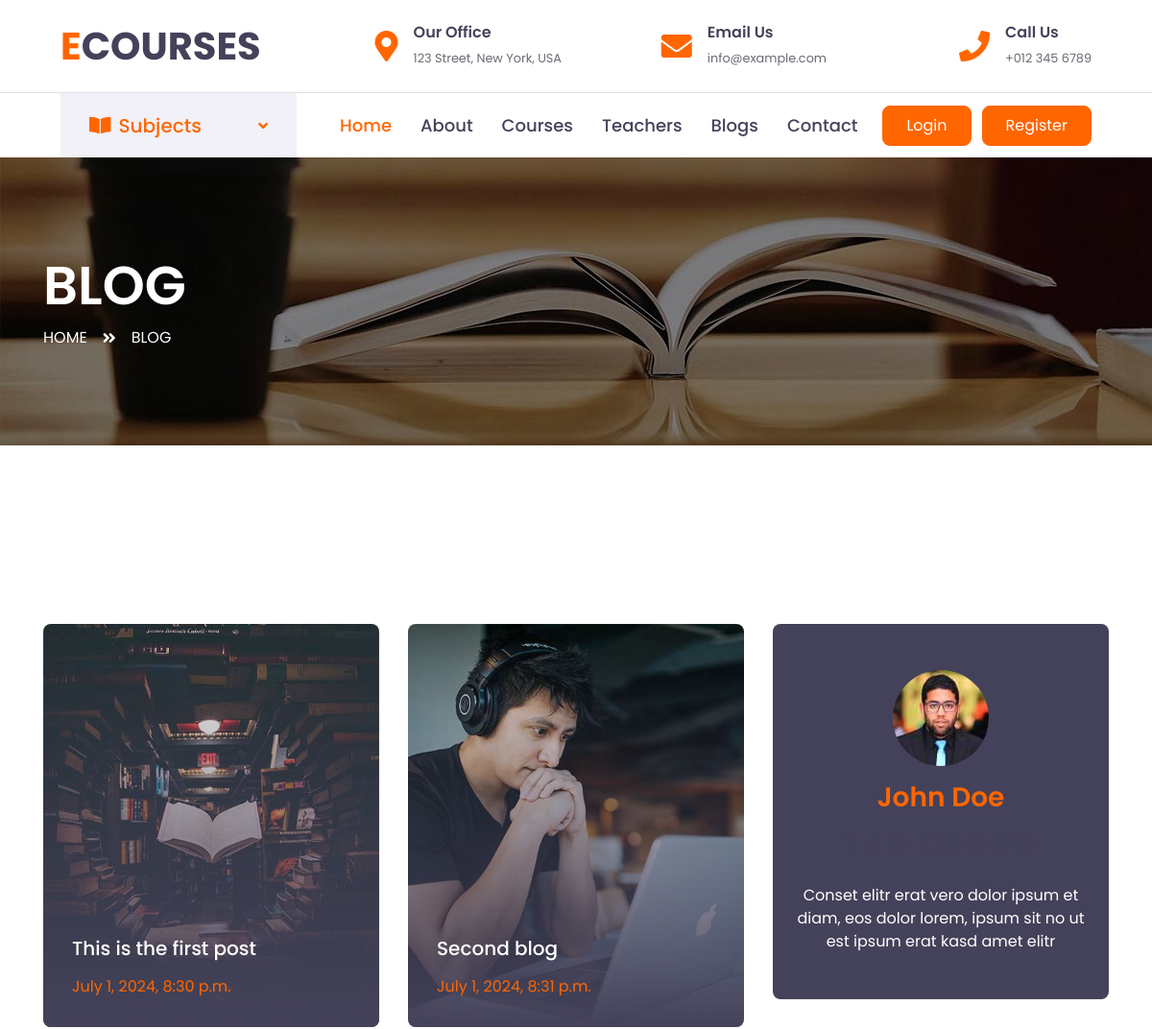
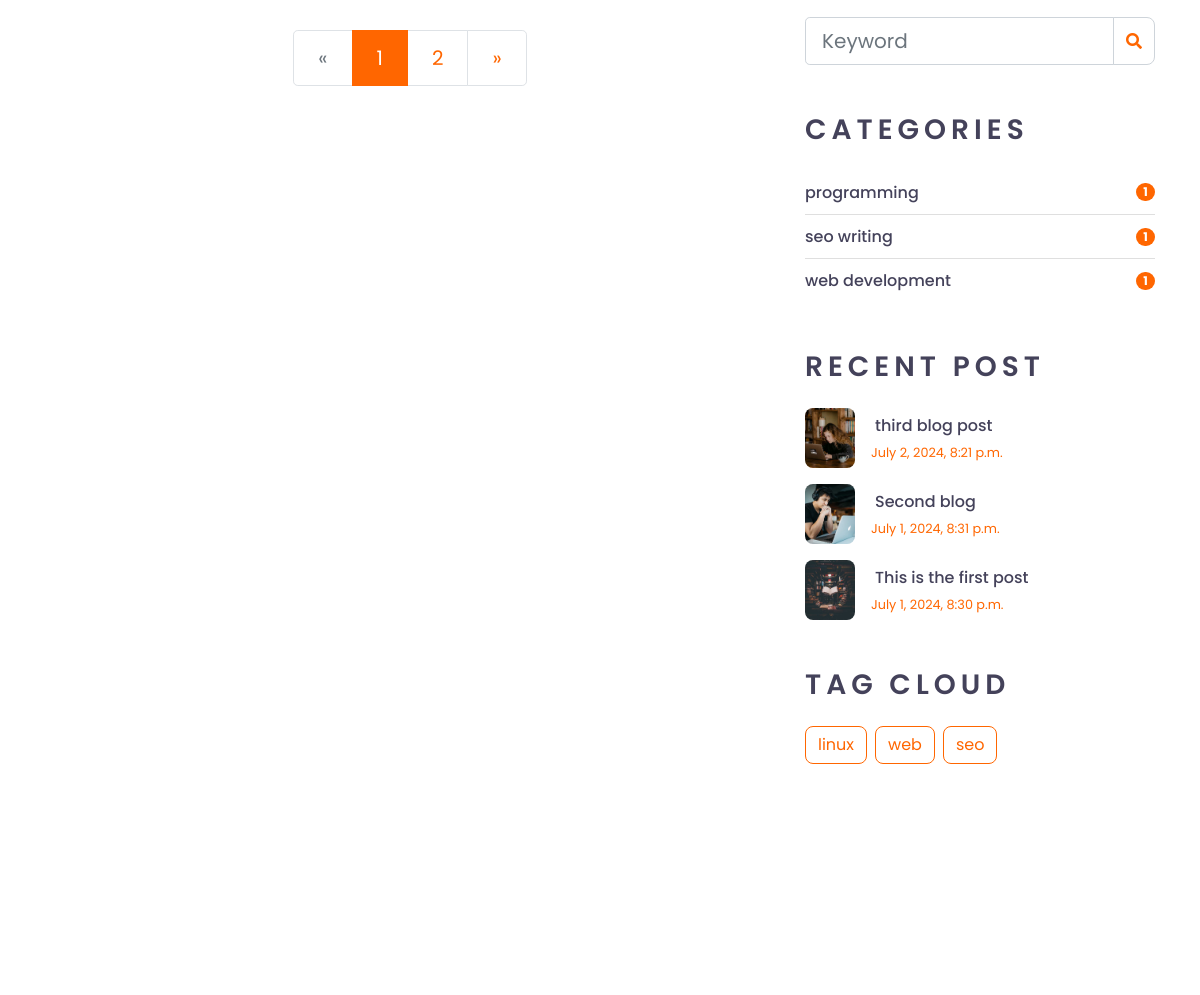
/blog/ (upper part), run on an earlier commit of the app's database (2 pictures, top to bottom).
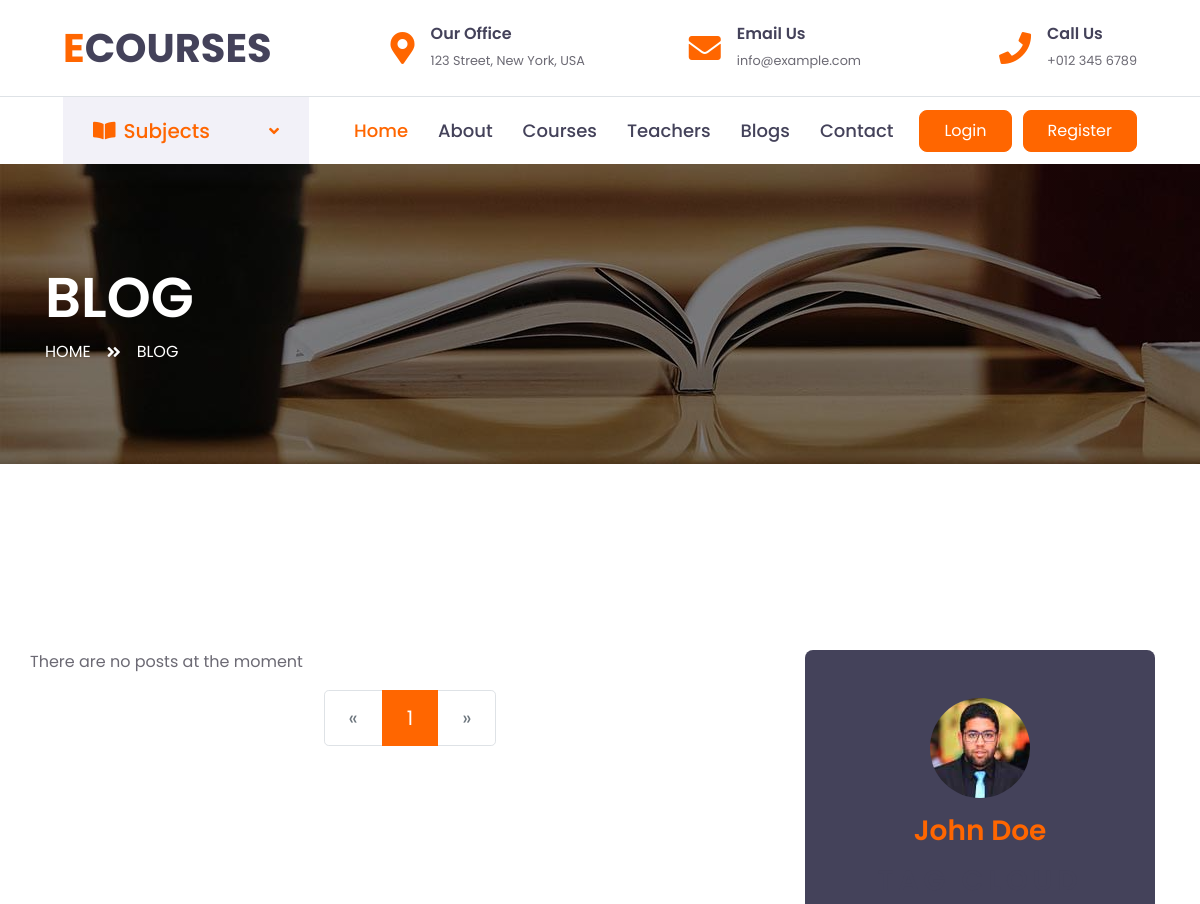
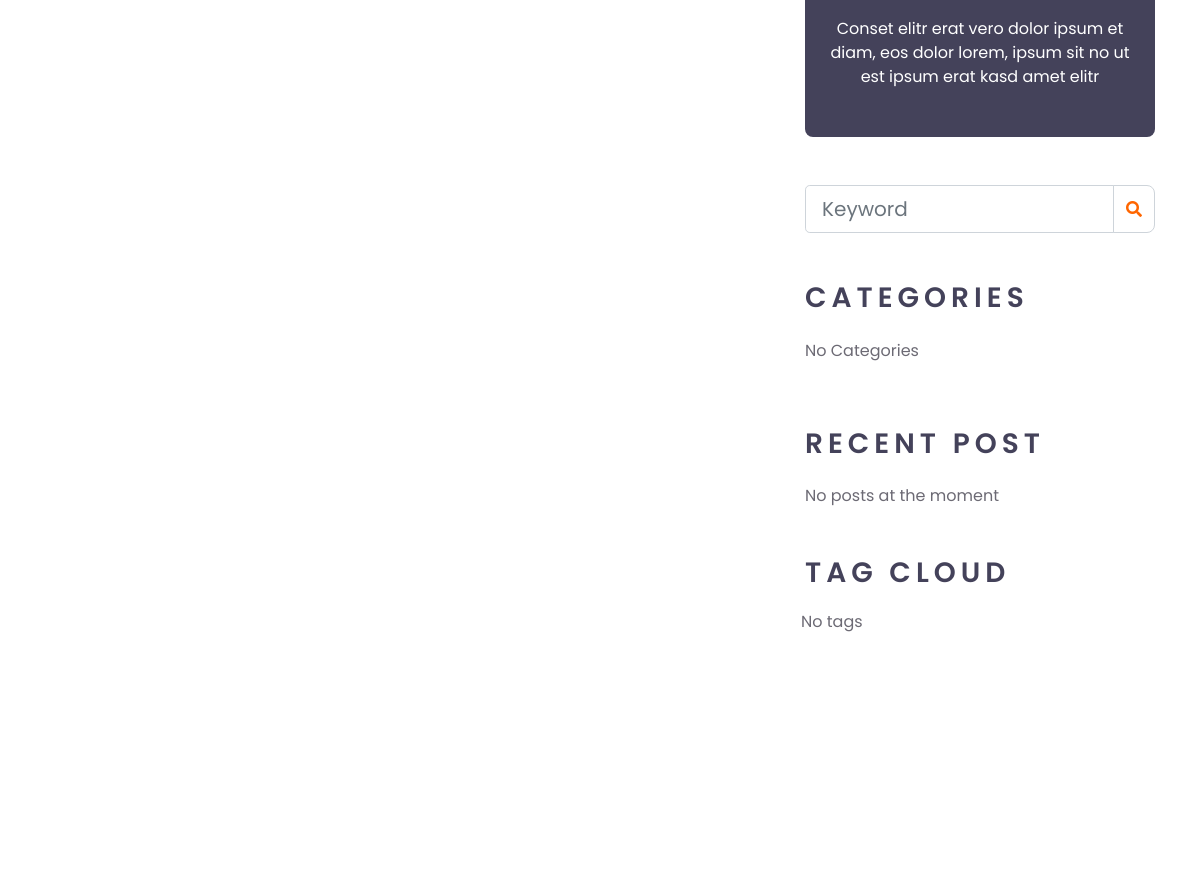
And on a later commit of the database (2 pictures, top to bottom).
### blogapp/models.py (models this page shows, shortened)
class Post(models.Model):
    title = models.CharField(max_length=150)
    image = models.ImageField(upload_to="blogimages")
    url = models.SlugField(unique=True)
    content = RichTextField()
    created_at = models.DateTimeField(auto_now_add=True)
    category = models.ForeignKey(Category,on_delete=models.CASCADE,related_name='post')
    tags = models.ManyToManyField(Tags)
    published = models.BooleanField(default=True)
    class Meta:
        verbose_name ="Post"
        verbose_name_plural = "Posts"

class Category(models.Model):
    name = models.CharField(max_length=50)
    url = models.SlugField(unique=True)
    class Meta:
        verbose_name ="Category"
        verbose_name_plural = "Categories"

class Tags(models.Model):
    name = models.CharField(max_length=50)
    url = models.SlugField(unique=True)
    class Meta:
        verbose_name ="Tag"
        verbose_name_plural = "Tags"

### blogapp/views.py (the view)
# urls.py: path("blog/",views.blog,name='blog'),
def blog(request):
    blogposts = Post.objects.filter(published= True)
    blog_categories = Category.objects.annotate(blog_count=models.Count('post'))
    recent_blogs = Post.objects.order_by('-created_at')[:3]
    blog_tags = Tags.objects.all()
    paginator_instance = Paginator(blogposts,2)
    page = request.GET.get('page')
    try:
        blogposts = paginator_instance.page(page)
    except PageNotAnInteger:
        blogposts = paginator_instance.page(1)
    except EmptyPage:
        blogposts = paginator_instance.page(paginator_instance.num_pages)
    context = {
        'blogposts':blogposts,
        'blog_categories':blog_categories,
        'recent_blogs':recent_blogs,
        'blog_tags':blog_tags
        }
    return render(request,'blog.html',context)

### templates/blog.html (shortened to what this page needs)
{% extends "base.html" %}
{% load static %}
    {% block body %}
    <div class="container-fluid page-header" style="margin-bottom: 90px;">
        <div class="container">
            <div class="d-flex flex-column justify-content-center" style="min-height: 300px">
                <h3 class="display-4 text-white text-uppercase">Blog</h3>
                <div class="d-inline-flex text-white">
                    <p class="m-0 text-uppercase"><a class="text-white" href="">Home</a></p>
                    <i class="fa fa-angle-double-right pt-1 px-3"></i>
                    <p class="m-0 text-uppercase">Blog</p>
                </div>
            </div>
        </div>
    </div>
    <div class="container-fluid py-5">
        <div class="container py-5">
            <div class="row">
                <div class="col-lg-8">
                    <div class="row pb-3">
                        {% if blogposts %}
                        {% for blogpost in blogposts %}
                        <div class="col-lg-6 mb-4">
                            <div class="blog-item position-relative overflow-hidden rounded mb-2">
                                <img class="img-fluid" src="{{blogpost.image.url}}" alt="{{blogpost.title}}">
                                <a class="blog-overlay text-decoration-none" href="{% url "blog_details" blogpost.url %}">
                                    <h5 class="text-white mb-3">{{blogpost.title}}</h5>
                                    <p class="text-primary m-0">{{blogpost.created_at}}</p>
                                </a>
                            </div>
                        </div>
                        {% endfor %}
                       {% else %}
                       <p> There are no posts at the moment </p>
                       {% endif %}
                        <div class="col-12">
                            <nav aria-label="Page navigation">
                                <ul class="pagination pagination-lg justify-content-center mb-0">
                                {% if blogposts.has_previous %}
                                  <li class="page-item">
                                    <a class="page-link" href="?page={{blogposts.previous_page_number}}" aria-label="Previous">
                                      <span aria-hidden="true">&laquo;</span>
                                      <span class="sr-only">Previous</span>
                                    </a>
                                  </li>
                                  {% else %}
                                  <li class="page-item disabled">
                                    <a class="page-link" href="#" aria-label="Previous">
                                      <span aria-hidden="true">&laquo;</span>
                                    </a>
                                  </li>
                                  {% endif %}
                                  {% for num in blogposts.paginator.page_range %}
                                  {% if num == blogposts.number %}
                                  <li class="page-item active"><a class="page-link" href="#">{{num}}</a></li>
                                  {% else %}
                                  <li class="page-item"><a class="page-link" href="?page={{num}}">{{num}}</a></li>
                                    {% endif %}
                                  {% endfor %}
                                  {% if blogposts.has_next %}
                                  <li class="page-item">
                                    <a class="page-link" href="?page={{blogposts.next_page_number}}" aria-label="Next">
                                      <span aria-hidden="true">&raquo;</span>
                                    </a>
                                  </li>
                                {% else %}
                                <li class="page-item disabled">
                                    <a class="page-link" href="" aria-label="Next">
                                      <span aria-hidden="true">&raquo;</span>
                                    </a>
                                  </li>
                                {% endif %}
                                </ul>
                              </nav>
                        </div>
                    </div>
                </div>
                <div class="col-lg-4 mt-5 mt-lg-0">
                    <div class="d-flex flex-column text-center bg-dark rounded mb-5 py-5 px-4">
                        <img src="{% static "img/user.jpg" %}" class="img-fluid rounded-circle mx-auto mb-3" style="width: 100px;">
                        <h3 class="text-primary mb-3">John Doe</h3>
                        <h3 class="text-uppercase mb-4" style="letter-spacing: 5px;">Tag Cloud</h3>
                        <p class="text-white m-0">Conset elitr erat vero dolor ipsum et diam, eos dolor lorem, ipsum sit no ut est  ipsum erat kasd amet elitr</p>
                    </div>
                    <div class="mb-5">
                        <form method="get" action="{% url 'blog_search' %}">
                            <div class="input-group">
                                <input type="text" name="q" class="form-control form-control-lg" placeholder="Keyword" required/>
                                <div class="input-group-append">
                                    <span class="input-group-text bg-transparent text-primary"><i
                                            class="fa fa-search"></i></span>
                                </div>
                            </div>
                        </form>
                    </div>
                    <div class="mb-5">
                        <h3 class="text-uppercase mb-4" style="letter-spacing: 5px;">Categories</h3>
                        <ul class="list-group list-group-flush">
                            {% if blog_categories %}
                            {% for blog_category in blog_categories %}
                            <li class="list-group-item d-flex justify-content-between align-items-center px-0">
                                <a href="{% url "post_list_by_category" blog_category.url %}" class="text-decoration-none h6 m-0">{{blog_category.name}}</a>
                                <span class="badge badge-primary badge-pill">{{blog_category.blog_count}}</span>
                            </li>
                            {% endfor %}
                            {% else %}
                            <p> No Categories </p>
                            {% endif %}
                        </ul>
                    </div>
                    <div class="mb-5">
                        <h3 class="text-uppercase mb-4" style="letter-spacing: 5px;">Recent Post</h3>
                        {% if recent_blogs %}
                        {% for recent_blog in recent_blogs %}
                        <a class="d-flex align-items-center text-decoration-none mb-3" href="{% url "blog_details" recent_blog.url %}">
                            <img class="img-fluid rounded" width="50px" height="50px" src="{{recent_blog.image.url}}" alt="{{recent_blog.title}}">
                            <div class="pl-3">
                                <h6 class="m-1">{{recent_blog.title}}</h6>
                                <small>{{recent_blog.created_at}}</small>
                            </div>
                        </a>
                        {% endfor %}
                       {% else %}
                       <p> No posts at the moment</p>
                       {% endif %}
                    </div>
                    <div class="mb-5">
                        <h3 class="text-uppercase mb-4" style="letter-spacing: 5px;">Tag Cloud</h3>
                        <div class="d-flex flex-wrap m-n1">
                            {% if blog_tags %}
                            {% for blog_tag in blog_tags %}
                            <a href="{% url "post_list_by_tags" blog_tag.url %}" class="btn btn-outline-primary m-1">{{blog_tag.name}}</a>
                            {% endfor %}
                            {% else %}
                            <p> No tags </p>
                            {% endif %}
                        </div>
                    </div>
                </div>
            </div>
        </div>
    </div>
    {% endblock body %}

### templates/base.html (shortened to what this page needs)
{% load static %}
<!DOCTYPE html>
<html lang="en">
<head>
    <link href="https://cdnjs.cloudflare.com/ajax/libs/font-awesome/5.10.0/css/all.min.css" rel="stylesheet">
    <link href="{% static 'lib/owlcarousel/assets/owl.carousel.min.css' %}" rel="stylesheet">
    <link href="{% static 'css/style.css' %}" rel="stylesheet">
</head>
<body>
    <div class="container-fluid d-none d-lg-block">
        <div class="row align-items-center py-4 px-xl-5">
            <div class="col-lg-3">
                <a href="" class="text-decoration-none">
                    <h1 class="m-0"><span class="text-primary">E</span>COURSES</h1>
                </a>
            </div>
            <div class="col-lg-3 text-right">
                <div class="d-inline-flex align-items-center">
                    <i class="fa fa-2x fa-map-marker-alt text-primary mr-3"></i>
                    <div class="text-left">
                        <h6 class="font-weight-semi-bold mb-1">Our Office</h6>
                        <small>123 Street, New York, USA</small>
                    </div>
                </div>
            </div>
            <div class="col-lg-3 text-right">
                <div class="d-inline-flex align-items-center">
                    <i class="fa fa-2x fa-envelope text-primary mr-3"></i>
                    <div class="text-left">
                        <h6 class="font-weight-semi-bold mb-1">Email Us</h6>
                        <small>info@example.com</small>
                    </div>
                </div>
            </div>
            <div class="col-lg-3 text-right">
                <div class="d-inline-flex align-items-center">
                    <i class="fa fa-2x fa-phone text-primary mr-3"></i>
                    <div class="text-left">
                        <h6 class="font-weight-semi-bold mb-1">Call Us</h6>
                        <small>+012 345 6789</small>
                    </div>
                </div>
            </div>
        </div>
    </div>
    <div class="container-fluid">
        <div class="row border-top px-xl-5">
            <div class="col-lg-3 d-none d-lg-block">
                <a class="d-flex align-items-center justify-content-between bg-secondary w-100 text-decoration-none" data-toggle="collapse" href="#navbar-vertical" style="height: 67px; padding: 0 30px;">
                    <h5 class="text-primary m-0"><i class="fa fa-book-open mr-2"></i>Subjects</h5>
                    <i class="fa fa-angle-down text-primary"></i>
                </a>
            </div>
            <div class="col-lg-9">
                <nav class="navbar navbar-expand-lg bg-light navbar-light py-3 py-lg-0 px-0">
                    <div class="collapse navbar-collapse justify-content-between" id="navbarCollapse">
                        <div class="navbar-nav py-0">
                            <a href="/" class="nav-item nav-link active">Home</a>
                            <a href="{% url "about" %}" class="nav-item nav-link">About</a>
                            <a href="{% url "courses" %}" class="nav-item nav-link">Courses</a>
                            <a href="{% url "teachers" %}" class="nav-item nav-link">Teachers</a>
                            <a href="{% url "blog" %}" class="nav-item nav-link">Blogs</a>
                            <a href="{% url "contacts" %}" class="nav-item nav-link">Contact</a>
                        </div>
                        {% if user.is_authenticated %}
                        <a class="btn btn-primary py-2 px-4 ml-auto d-none d-lg-block" href="{% url "logout" %}">Hi {{user.username}} Logout</a>
                        {% else %}
                        <a class="btn btn-primary py-2 px-4 ml-auto d-none d-lg-block" href="{% url "login" %}">Login</a>
                        <a class="btn btn-primary py-2 px-4 ml-auto d-none d-lg-block" href="{% url "register" %}">Register</a>
                        {% endif %}
                    </div>
                </nav>
            </div>
        </div>
    </div>
{% block body %}
{% endblock body %}
</body>
</html>

What changed in the data, as far as the page shows it:
removed Post: image (picture), title "This is the first post", created_at "July 1, 2024, 8:30 p.m."
removed Post: image (picture), title "Second blog", created_at "July 1, 2024, 8:31 p.m."
removed Category: name "programming", blog_count "1"
removed Category: name "seo writing", blog_count "1"
removed Category: name "web development", blog_count "1"
removed Post: image (picture), title "third blog post", created_at "July 2, 2024, 8:21 p.m.", shown under "RECENT POST"
removed Tags: name "linux"
removed Tags: name "web"
removed Tags: name "seo"
Also different on the page:
text now shown: "There are no posts at the moment No Categories No posts at the moment No tags"
list line gone: "2"
